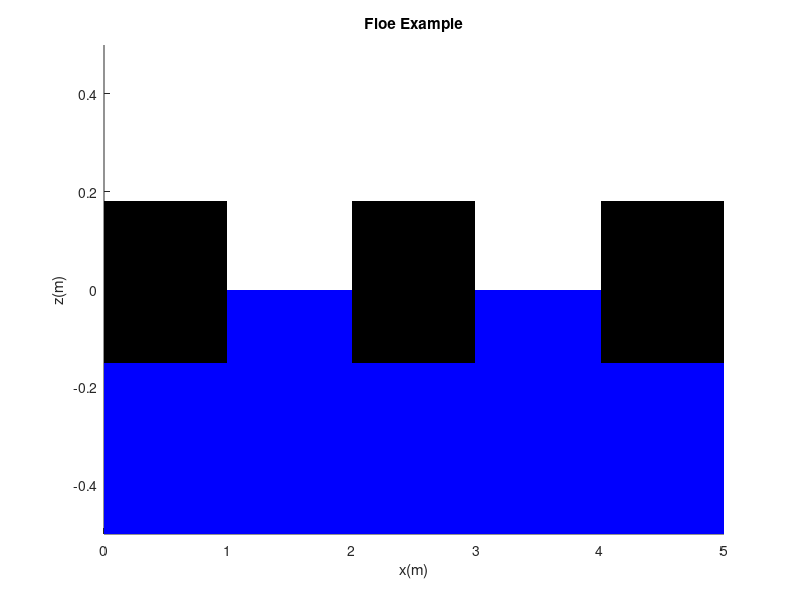

Source code (MATLAB): (Note: this script raises an error after producing the figure.)
clear all;
close all;

ParamCons.DRat = 18/33;
FT = 0.33;
FD = 0.99;


conc = 0.39;
TotalArea = 5;
IceArea = conc*TotalArea;

Floes = [FD,FD,FD];
FloeCS = cumsum(Floes);
FloeCSConc = [2,5-0.99,0];



% subplot(iNum,1,i);
hold on;
b = -0.5;
x = [0,TotalArea,TotalArea,0];
y = [0,0,b,b];
fill(x,y,'b','LineStyle','none')
for i = 1:size(Floes,2)
    
        if i ==1
            Base = 0;
            x = [Base,Base+Floes(i),Base+Floes(i),Base];
            y = [ParamCons.DRat*FT,ParamCons.DRat*FT,-(1-ParamCons.DRat)*FT,-(1-ParamCons.DRat)*FT];
            fill(x,y,'b','LineStyle','none')
%             if Freq_List(i) < TolFac
%                 plot([Base,Base+Floes(i)],[0.1,0.1],'-r','LineWidth',8)
%             end
            fill(x,y,'k','LineStyle','none')
        else
            Base =FloeCSConc(i-1);
            x = [Base,Base+Floes(i),Base+Floes(i),Base];
            y = [ParamCons.DRat*FT,ParamCons.DRat*FT,-(1-ParamCons.DRat)*FT,-(1-ParamCons.DRat)*FT];
%             if Freq_List(i) < TolFac
%                 plot([Base,Base+Floes(i)],[0.1,0.1],'-r','LineWidth',8)
%             end
            fill(x,y,'k','LineStyle','none')
        end
end
xlim([0,5])
ylim([b,0.5])
ylabel('z(m)')
xlabel('x(m)')
title('Floe Example')
matlab2tikz('FSD_Ex_1.tex'); 

% sgtitle(['Jonswap Spectra - Induced Overwash Tp=',num2str(TpTarg),' Hs=',num2str(HsTarg),' FT=',num2str(FT)])


